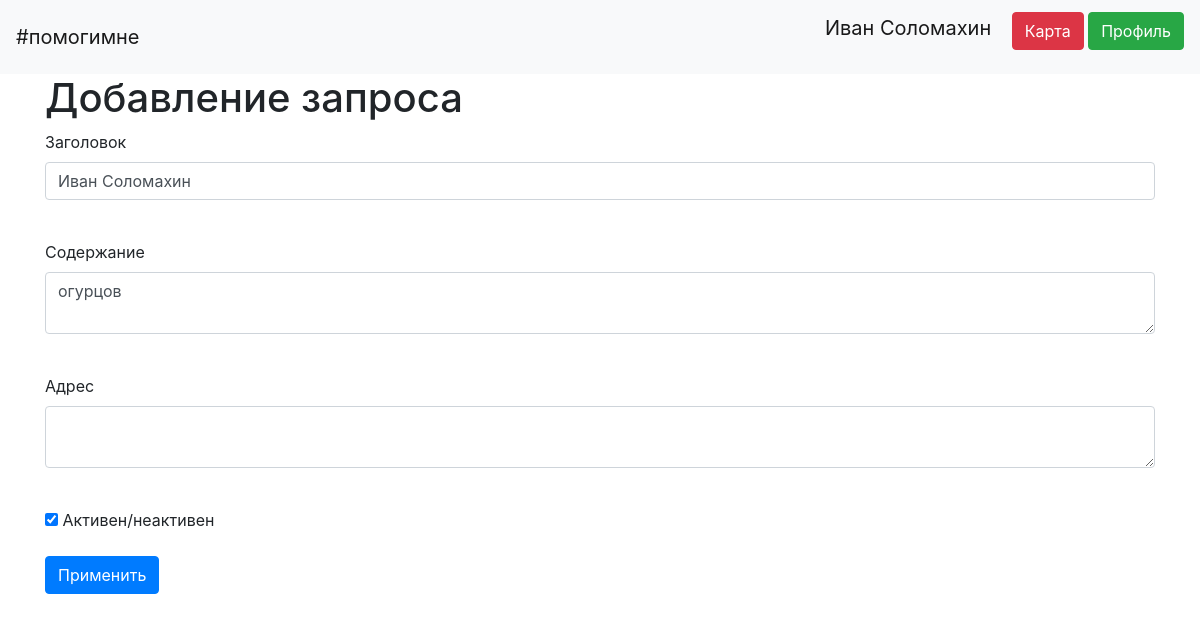
The page /request/4 (signed in) on the database as committed earlier.
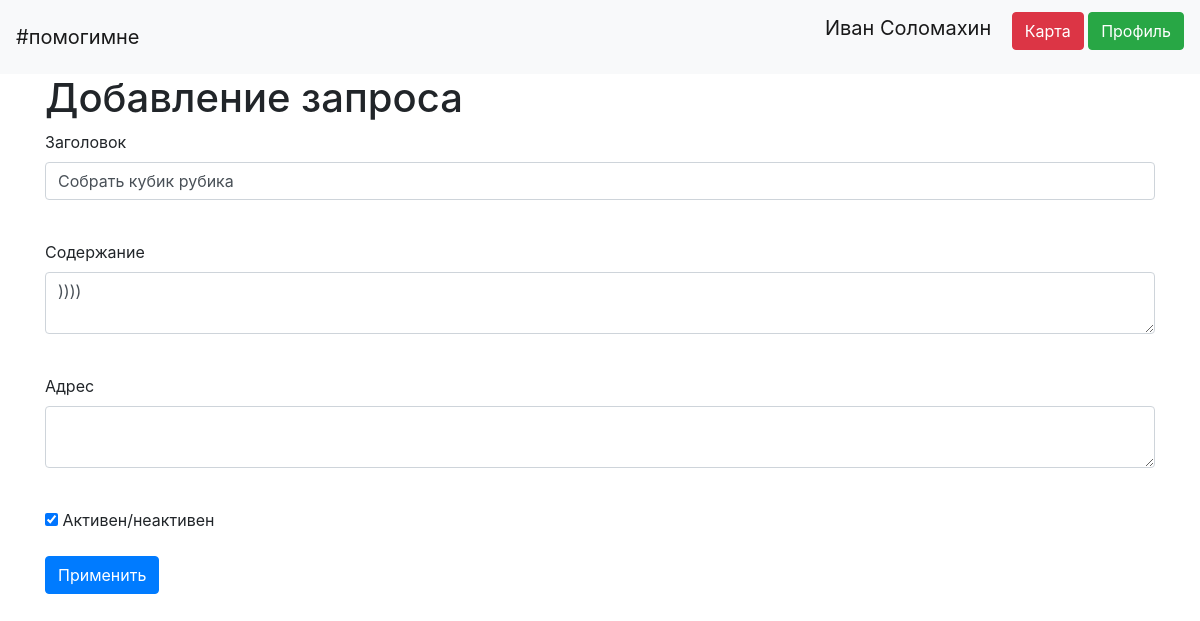
The same page on the database as committed later.
### data/requests.py (models this page shows)
class Request(SqlAlchemyBase):
    __tablename__ = 'requests'
    id = sqlalchemy.Column(sqlalchemy.Integer,
                           primary_key=True, autoincrement=True)
    name = sqlalchemy.Column(sqlalchemy.String, nullable=True)
    description = sqlalchemy.Column(sqlalchemy.String, nullable=True)
    address = sqlalchemy.Column(sqlalchemy.String, nullable=True)
    sender_id = sqlalchemy.Column(sqlalchemy.Integer, sqlalchemy.ForeignKey("users.id"))
    provider_id = sqlalchemy.Column(sqlalchemy.Integer, sqlalchemy.ForeignKey("users.id"))
    is_active = sqlalchemy.Column(sqlalchemy.Boolean, default=False)

### main.py (the view, shortened to what this page needs)
@app.route('/request/<int:id>', methods=['GET', 'POST'])
@login_required
def edit_request(id):
    form = RequestForm()
    if r.method == "GET":
        session = db_session.create_session()
        request = session.query(Request).filter(Request.id == id,
                                                Request.sender_id == current_user.id).first()
        if request:
            form.name.data = request.name
            form.description.data = request.description
            form.is_active.data = request.is_active
        else:
            abort(404)
    return render_template('request_edit.html', title='Редактирование новости', form=form)

### main.py
class RequestForm(FlaskForm):
    name = StringField('Заголовок', validators=[DataRequired()])
    description = TextAreaField("Содержание")
    address = TextAreaField("Адрес", validators=[DataRequired()])
    is_active = BooleanField("Активен/неактивен")
    submit = SubmitField('Применить')

### data/db_session.py (called while the page is built)
def create_session() -> Session:
    global __factory
    return __factory()

### main.py (called while the page is built)
@login_manager.user_loader
def load_user(user_id):
    session = db_session.create_session()
    return session.query(User).get(user_id)

### templates/request_edit.html (shortened to what this page needs)
{% extends "base.html" %}
{% block content %}
<h1>Добавление запроса</h1>
<form action="" method="post">
    <p>
        {{ form.name.label }}<br>
        {{ form.name(class="form-control") }}<br>
    </p>
    <p>
        {{ form.description.label }}<br>
        {{ form.description(class="form-control") }}<br>
    </p>
    <p>
        {{ form.address.label }}<br>
        {{ form.address(class="form-control") }}<br>
    </p>
    <p>{{ form.is_active() }} {{ form.is_active.label }}</p>
    <p>{{ form.submit(type="submit", class="btn btn-primary") }}</p>
</form>
{% endblock %}

Rows that differ between the two databases and show on the page:
changed Request: name "Иван Соломахин" → "Собрать кубик рубика"; description "огурцов" → "))))"
